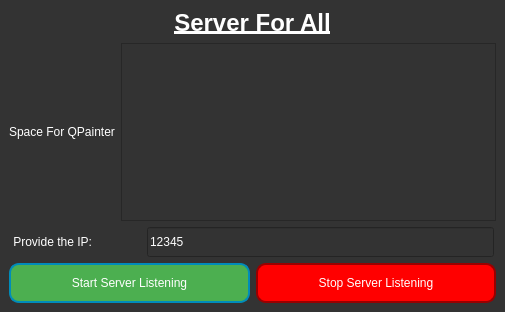
<?xml version="1.0" encoding="UTF-8"?>
<ui version="4.0">
 <class>MainWindow</class>
 <widget class="QMainWindow" name="MainWindow">
  <property name="geometry">
   <rect>
    <x>0</x>
    <y>0</y>
    <width>505</width>
    <height>312</height>
   </rect>
  </property>
  <property name="sizePolicy">
   <sizepolicy hsizetype="Preferred" vsizetype="Preferred">
    <horstretch>0</horstretch>
    <verstretch>0</verstretch>
   </sizepolicy>
  </property>
  <property name="minimumSize">
   <size>
    <width>505</width>
    <height>312</height>
   </size>
  </property>
  <property name="maximumSize">
   <size>
    <width>505</width>
    <height>312</height>
   </size>
  </property>
  <property name="windowTitle">
   <string>MainWindow</string>
  </property>
  <property name="styleSheet">
   <string notr="true">background-color: #333; color: #FFF;</string>
  </property>
  <widget class="QWidget" name="centralwidget">
   <layout class="QHBoxLayout" name="horizontalLayout_3">
    <item>
     <layout class="QVBoxLayout" name="verticalLayout">
      <item>
       <widget class="QLabel" name="label">
        <property name="font">
         <font>
          <pointsize>18</pointsize>
          <weight>75</weight>
          <italic>false</italic>
          <bold>true</bold>
          <underline>true</underline>
         </font>
        </property>
        <property name="text">
         <string>Server For All</string>
        </property>
        <property name="alignment">
         <set>Qt::AlignCenter</set>
        </property>
       </widget>
      </item>
      <item>
       <layout class="QHBoxLayout" name="horizontalLayout">
        <item>
         <widget class="QLabel" name="LoadingLabel">
          <property name="text">
           <string>Space For QPainter</string>
          </property>
         </widget>
        </item>
        <item>
         <widget class="QTextEdit" name="outputWindow"/>
        </item>
       </layout>
      </item>
      <item>
       <layout class="QHBoxLayout" name="horizontalLayout_4">
        <item>
         <widget class="QLabel" name="label_2">
          <property name="sizePolicy">
           <sizepolicy hsizetype="Fixed" vsizetype="Preferred">
            <horstretch>0</horstretch>
            <verstretch>0</verstretch>
           </sizepolicy>
          </property>
          <property name="minimumSize">
           <size>
            <width>130</width>
            <height>0</height>
           </size>
          </property>
          <property name="text">
           <string> Provide the IP:      </string>
          </property>
         </widget>
        </item>
        <item>
         <widget class="QLineEdit" name="portLineEdit">
          <property name="sizePolicy">
           <sizepolicy hsizetype="Fixed" vsizetype="Fixed">
            <horstretch>0</horstretch>
            <verstretch>0</verstretch>
           </sizepolicy>
          </property>
          <property name="minimumSize">
           <size>
            <width>347</width>
            <height>30</height>
           </size>
          </property>
          <property name="inputMethodHints">
           <set>Qt::ImhDigitsOnly|Qt::ImhPreferNumbers</set>
          </property>
          <property name="text">
           <string>12345</string>
          </property>
         </widget>
        </item>
       </layout>
      </item>
      <item>
       <layout class="QHBoxLayout" name="horizontalLayout_2">
        <item>
         <widget class="QPushButton" name="startServerBtn">
          <property name="minimumSize">
           <size>
            <width>0</width>
            <height>40</height>
           </size>
          </property>
          <property name="styleSheet">
           <string notr="true">QPushButton 
{
      background-color: #4CAF50;
      border: 2px solid #008CBA; 
      border-radius: 10px;            
      color: white;                        
      padding: 10px 20px;          
 }
QPushButton:hover 
{
      background-color: #45a049;  
}
</string>
          </property>
          <property name="text">
           <string>Start Server Listening</string>
          </property>
         </widget>
        </item>
        <item>
         <widget class="QPushButton" name="stopServerBtn">
          <property name="minimumSize">
           <size>
            <width>0</width>
            <height>40</height>
           </size>
          </property>
          <property name="styleSheet">
           <string notr="true">QPushButton 
{
      background-color: #FF0000;
      border: 2px solid #990000; 
      border-radius: 10px;            
      color: white;                        
      padding: 10px 20px;          
 }
QPushButton:hover 
{
      background-color: #CC0000;  
}</string>
          </property>
          <property name="text">
           <string>Stop Server Listening</string>
          </property>
         </widget>
        </item>
       </layout>
      </item>
     </layout>
    </item>
   </layout>
  </widget>
  <widget class="QMenuBar" name="menubar">
   <property name="geometry">
    <rect>
     <x>0</x>
     <y>0</y>
     <width>505</width>
     <height>21</height>
    </rect>
   </property>
  </widget>
 </widget>
 <resources/>
 <connections/>
</ui>
